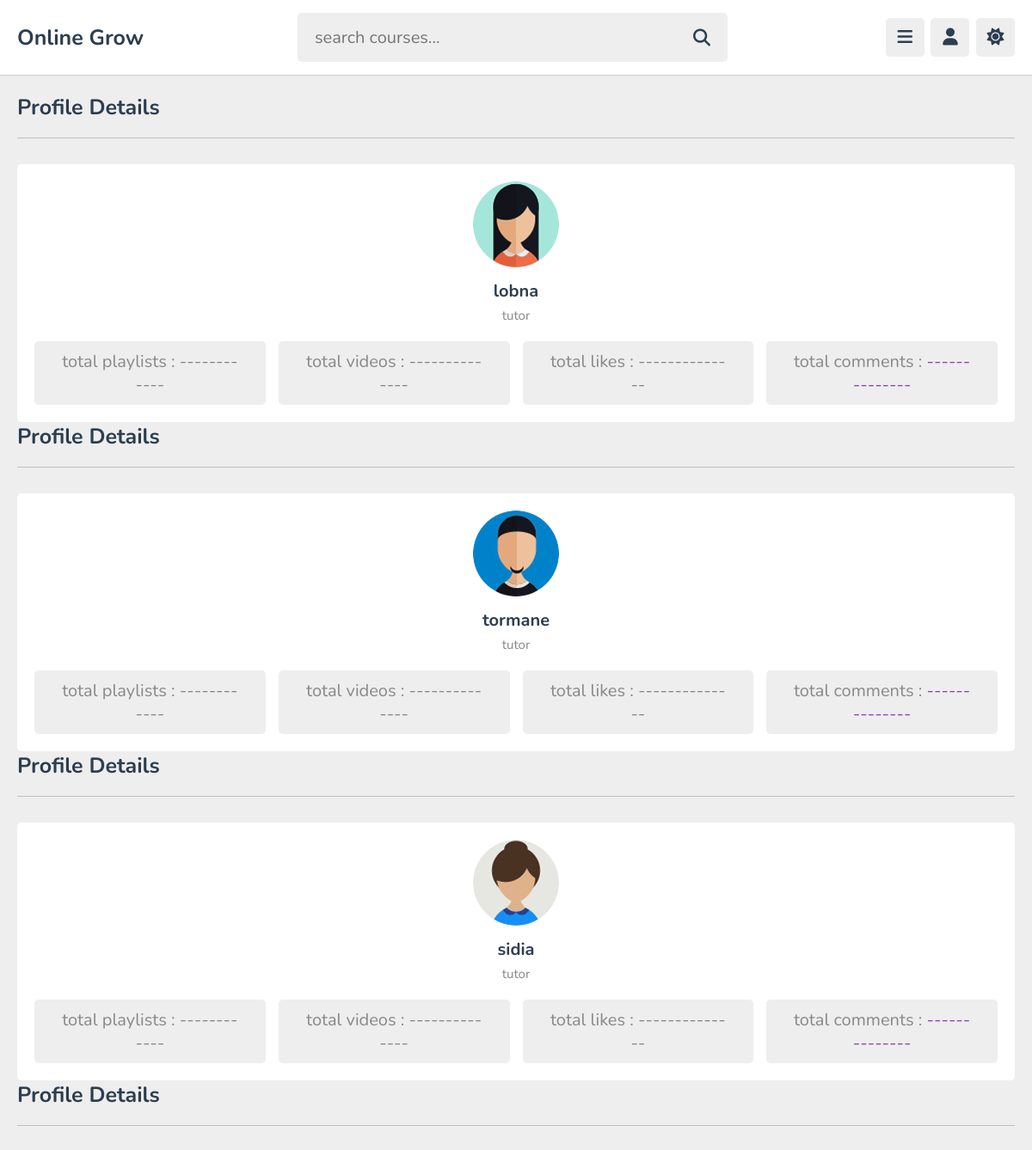
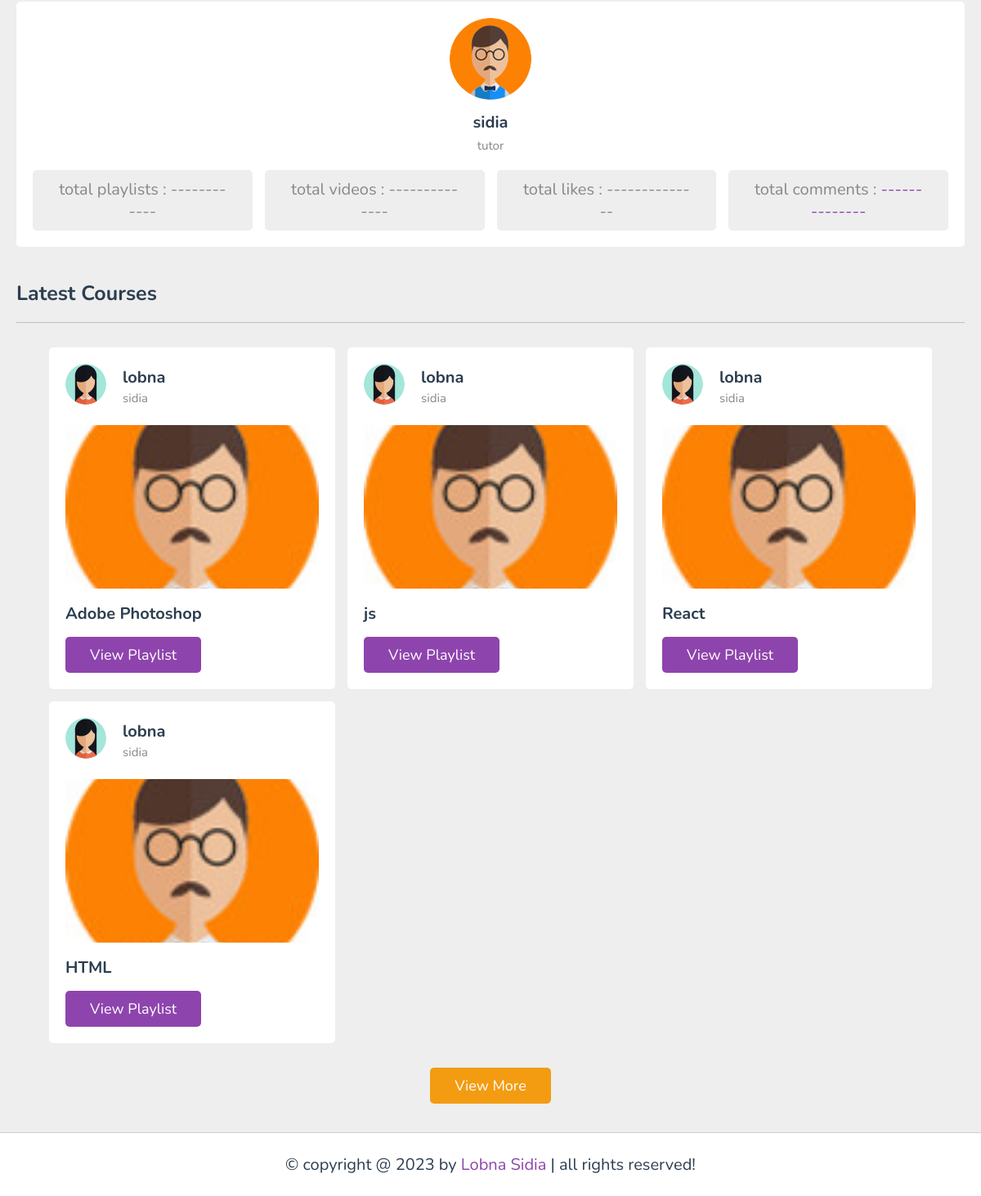
Page /E-learning/teacher_profile.php on the committed database (2 pictures, top to bottom).
### tables this page shows
CREATE TABLE IF NOT EXISTS `users` (
  `id_u` int NOT NULL AUTO_INCREMENT,
  `nom` varchar(50) NOT NULL,
  `prenom` varchar(50) NOT NULL,
  `email` varchar(50) NOT NULL,
  `motdepasse` varchar(20) NOT NULL,
  `tel` varchar(20) NOT NULL,
  `role` varchar(50) NOT NULL,
  `image` varchar(120) NOT NULL,
  PRIMARY KEY (`id_u`)
);

CREATE TABLE IF NOT EXISTS `course` (
  `id_c` int NOT NULL AUTO_INCREMENT,
  `libelle_c` varchar(50) NOT NULL,
  `desc_c` text NOT NULL,
  `video_c` varchar(120) NOT NULL,
  `id_parent` int NOT NULL,
  `image_c` varchar(100) NOT NULL,
  `playlist_id` int NOT NULL,
  `id_user` int NOT NULL,
  PRIMARY KEY (`id_c`)
);

### E-learning/teacher_profile.php (the view, shortened to what this page needs)
<?php
include "connexion.php";
?>
<!DOCTYPE html>
<html lang="en">
<head>
   <link rel="stylesheet" href="https://cdnjs.cloudflare.com/ajax/libs/font-awesome/6.2.0/css/all.min.css">
   <link rel="stylesheet" href="css/style.css">
</head>
<body>
<?php include 'header.php'; ?>
<section class="tutor-profile">
<?php
$sql = "select * from users where role='tutor' ";
$exec = mysqli_query($conn,$sql);
while($array      = mysqli_fetch_array($exec)){
   $prenom 	= $array['prenom'];
   $role 	= $array['role'];
   $image    = $array['image'];
    ?>
   <h1 class="heading">Profile Details</h1>
   <div class="details">
      <div class="tutor">
         <img src="uploads/<?php echo $image; ?>" alt="">
         <h3><?php echo $prenom ; ?></h3>
         <span><?php echo $role ; ?></span>
      </div>
      <div class="flex">
         <p>total playlists : ------------</span></p>
         <p>total videos : --------------</span></p>
         <p>total likes : --------------</span></p>
         <p>total comments : <span>--------------</span></p>
      </div>
   </div>
   <?php } ?>
</section>
<section class="courses">
<h1 class="heading">Latest courses</h1>
<div class="box-container">
<?php
$sql = "select * from course  ORDER BY RAND() LIMIT 4 ";
$exec = mysqli_query($conn,$sql);
while($array      = mysqli_fetch_array($exec)){
$libelle_c 	= $array['libelle_c'];
 $sql_c = "select * from users where role='tutor' ";
 $exec_c = mysqli_query($conn,$sql_c);
 $array_c      = mysqli_fetch_array($exec_c);
 $nom 	= $array_c['nom'];
 $prenom 	= $array_c['prenom'];
 $image    = $array_c['image'];
?>
   <div class="box">
      <div class="tutor">
         <img src="uploads/<?php echo $image; ?>" alt="">
         <div>
            <h3><?php echo $prenom ; ?></h3>
            <span><?php echo $nom; ?></span>
         </div>
      </div>
      <img src="images/pic-3.jpg" class="thumb" alt="">
      <h3 class="title"><?php echo $libelle_c; ?></h3>
      <a href="playlist.php" class="inline-btn">view playlist</a>
   </div>
   <?php } ?>
</div>
<div class="more-btn">
   <a href="courses.php" class="inline-option-btn">view more</a>
</div>
</section>
<?php include 'footer.php'; ?>
</body>
</html>

### E-learning/css/style.css (style rules this page uses)
:root { --main-color:#8e44ad; --red:#e74c3c; --oragen:#f39c12; --white:#fff; --black:#2c3e50; --light-color:#888; --light-bg:#eee; --border:.1rem solid rgba(0,0,0,.2); }
* { font-family: 'Nunito', sans-serif; margin: 0; padding: 0; box-sizing: border-box; outline: none; border: none; text-decoration: none; }
html { font-size: 62.5%; overflow-x: hidden; }
body { background-color: var(--light-bg); padding-left: 30rem; }
section { padding:2rem; max-width: 1200px; margin: 0 auto; }
.btn, .option-btn, .delete-btn, .inline-btn, .inline-option-btn, .inline-delete-btn { border-radius: .5rem; padding: 1rem 3rem; font-size: 1.8rem; color: #fff; margin-top: 1rem; text-transform: capitalize; cursor: pointer; text-align: center; }
.inline-btn, .inline-option-btn, .inline-delete-btn { display: inline-block; }
.btn, .inline-btn { background-color: var(--main-color); }
.option-btn, .inline-option-btn { background-color: var(--oragen); }
.heading { padding-bottom: 1.8rem; border-bottom: var(--border); font-size: 2.5rem; color: var(--black); text-transform: capitalize; margin-bottom: 3rem; }
.courses .box-container { display: grid; grid-template-columns: repeat(auto-fit, 35rem); gap: 1.5rem; align-items: flex-start; justify-content: center; }
.courses .box-container .box { border-radius: .5rem; background-color: var(--white); padding: 2rem; }
.courses .box-container .box .tutor { margin-bottom: 2rem; display: flex; align-items: center; gap: 2rem; }
.courses .box-container .box .tutor img { width: 5rem; height: 5rem; border-radius: 50%; object-fit: cover; margin-bottom: .5rem; }
.courses .box-container .box .tutor h3 { font-size: 2rem; color: var(--black); margin-bottom: .2rem; }
.courses .box-container .box .tutor span { font-size: 1.5rem; color: var(--light-color); }
.courses .box-container .box .thumb { width: 100%; border-radius: .5rem; height: 20rem; object-fit: cover; margin-bottom: .3rem; }
.courses .box-container .box .title { font-size: 2rem; color: var(--black); margin-top: .5rem; padding: .5rem 0; }
.courses .more-btn { margin-top: 2rem; text-align: center; }
.tutor-profile .details { background-color: var(--white); border-radius: .5rem; padding: 2rem; text-align: center; }
.tutor-profile .details .tutor { margin-bottom: 2rem; }
.tutor-profile .details .tutor img { height: 10rem; width: 10rem; border-radius: 50%; object-fit: cover; margin-bottom: .5rem; }
.tutor-profile .details .tutor h3 { font-size: 2rem; color: var(--black); margin: .5rem 0; }
.tutor-profile .details .tutor span { font-size: 1.5rem; color: var(--light-color); }
.tutor-profile .details .flex { display: flex; gap: 1.5rem; align-items: center; flex-wrap: wrap; }
.tutor-profile .details .flex p { flex: 1 1 25rem; border-radius: .5rem; background-color: var(--light-bg); padding: 1rem 3rem; font-size: 2rem; color: var(--light-color); }
.tutor-profile .details .flex p span { color: var(--main-color); }
@media (max-width:1200px) { body { padding-left: 0; } }

### rows in the picture
users: image (picture), prenom "lobna", role "tutor"
users: image (picture), prenom "tormane", role "tutor"
users: image (picture), prenom "sidia", role "tutor"
users: image (picture), prenom "sidia", role "tutor"
course: users.image (picture), users.prenom "lobna", users.nom "sidia", libelle_c "Adobe Photoshop"
course: users.image (picture), users.prenom "lobna", users.nom "sidia", libelle_c "js"
course: users.image (picture), users.prenom "lobna", users.nom "sidia", libelle_c "React"
course: users.image (picture), users.prenom "lobna", users.nom "sidia", libelle_c "HTML"
